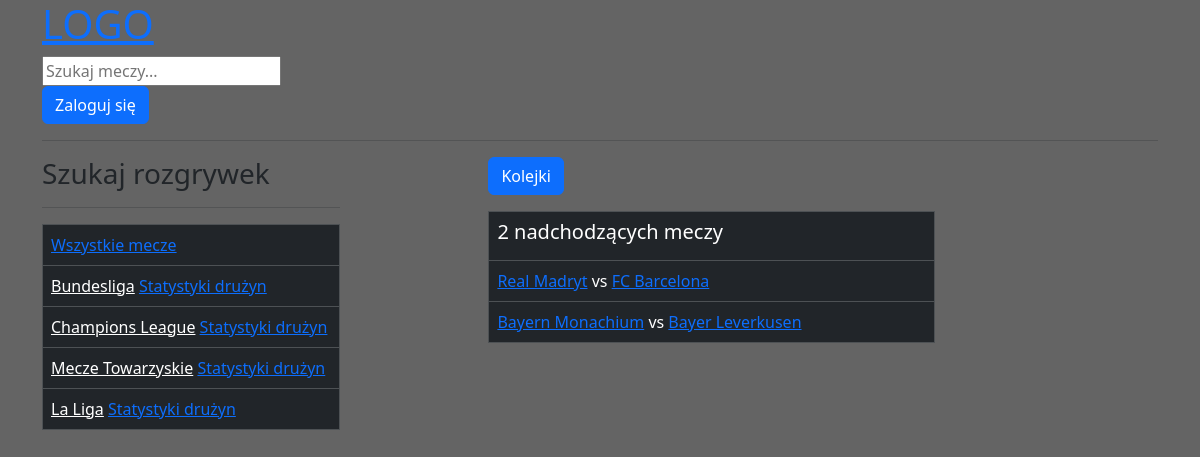
Before: / with the older database file.
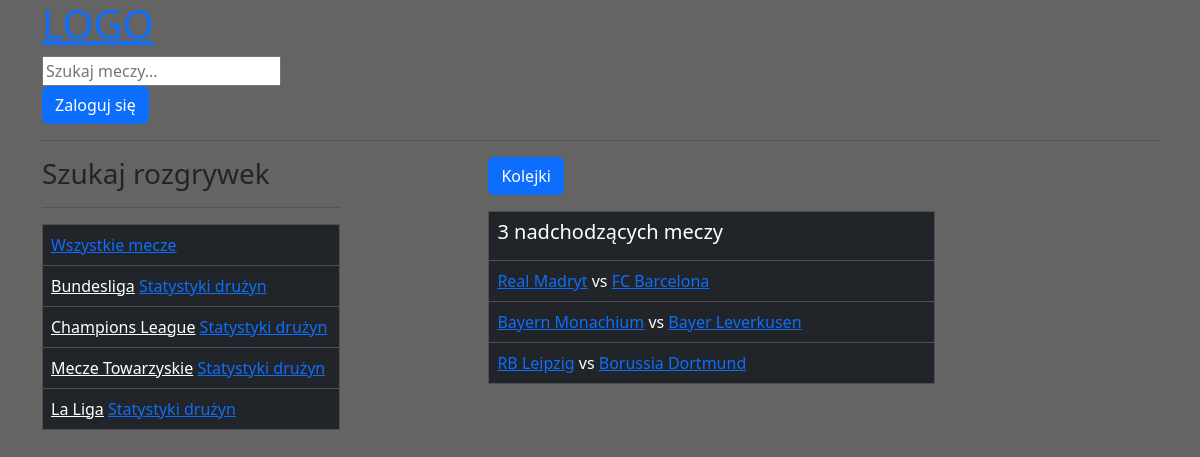
After: the same page with the newer database file.
### base/models.py (models this page shows, shortened)
class League(models.Model):
    name = models.CharField(max_length=50)
    country = models.CharField(max_length=50)
    def __str__(self):
        return self.name

class Match(models.Model):
    team1 = models.ForeignKey(Team, related_name='team1_matches', on_delete=models.SET_NULL, null=True)
    team2 = models.ForeignKey(Team, related_name='team2_matches', on_delete=models.SET_NULL, null=True)
    referee = models.CharField(max_length=50)
    stadium = models.CharField(max_length=50)
    league = models.ForeignKey(League, on_delete=models.SET_NULL, null=True)
    queue_number = models.ForeignKey(Queue, on_delete=models.SET_NULL, null=True, default=1)
    finished = models.BooleanField(default=False)
    class Meta:
        constraints = [
            models.UniqueConstraint(fields=['team1', 'team2'], name='unique_match')
        ]

class Team(models.Model):
    league = models.ForeignKey(League, on_delete=models.SET_NULL, null=True)
    name=models.CharField(max_length=50)
    city=models.CharField(max_length=50)
    def __str__(self):
        return self.name

### base/views.py (the view)
# urls.py: path('', views.home, name="home"),
def home(request):
    q = request.GET.get('q') if request.GET.get('q') != None else ''
    matches = Match.objects.filter(
        Q(league__name__icontains=q) |
        Q(team1__name__icontains=q) |
        Q(team2__name__icontains=q)
    )
    leagues = League.objects.all()
    match_count = matches.count()
    context = {'matches': matches, 'leagues': leagues, 'match_count': match_count}
    return render(request,'base/home.html',context)

### base/templates/base/home.html (shortened to what this page needs)
{% extends 'main.html' %}
{% block content %}
{% include 'navbar.html' %}
<div class="home-container">
    <div>
        <h3>Szukaj rozgrywek</h3>
        <hr>
        <table class="table table-bordered table-dark">
        <tr>
            <td>
                <a href="{% url 'home'%}">Wszystkie mecze</a>
            </td>
        </tr>
        {% for league in leagues %}
        <tr>
            <td>
                <a href="{% url 'home' %}?q={{league.name}}" class="text-white" style="transition: color 0.3s ease;">{{league}}</a>
            <a href="{% url 'statistics' league.id %}"> Statystyki drużyn </a>
            </td>
        </tr>
        {% endfor %}
            </table>
    </div>
    <div>
    </div>
    <div>
        <p> <a href="{% url 'queues' %}" class="btn btn-primary" >Kolejki </a> </p>
        <table class="table table-bordered table-dark">
            <tr>
                <td>
                    <h5>{{match_count}} nadchodzących meczy</h5>
                </td>
            </tr>
        {% for match in matches %}
            <tr>
                <td>
                    <a href="{% url 'team' match.team1.id %}">{{match.team1 }}</a> vs <a href="{% url 'team' match.team2.id %}">{{match.team2}}</a>
                </td>
            </tr>
        {% endfor %}
            </table>
    </div>
    <div>
    </div>
</div>
{% endblock content %}

Changed rows visible on the page:
added Match: team1 "RB Leipzig", team2 "Borussia Dortmund"
Other visible differences:
{{ match_count }}: "2" → "3"
